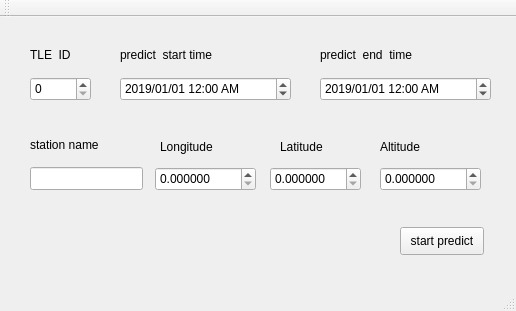
<?xml version="1.0" encoding="UTF-8"?>
<ui version="4.0">
 <class>MainWindow</class>
 <widget class="QMainWindow" name="MainWindow">
  <property name="geometry">
   <rect>
    <x>0</x>
    <y>0</y>
    <width>516</width>
    <height>311</height>
   </rect>
  </property>
  <property name="windowTitle">
   <string>MainWindow</string>
  </property>
  <widget class="QWidget" name="centralWidget">
   <widget class="QPushButton" name="pushButton">
    <property name="geometry">
     <rect>
      <x>400</x>
      <y>210</y>
      <width>84</width>
      <height>28</height>
     </rect>
    </property>
    <property name="text">
     <string>start predict</string>
    </property>
   </widget>
   <widget class="QSpinBox" name="spinBox_ID">
    <property name="geometry">
     <rect>
      <x>30</x>
      <y>60</y>
      <width>61</width>
      <height>24</height>
     </rect>
    </property>
    <property name="maximum">
     <number>999999</number>
    </property>
   </widget>
   <widget class="QLabel" name="label">
    <property name="geometry">
     <rect>
      <x>30</x>
      <y>30</y>
      <width>51</width>
      <height>16</height>
     </rect>
    </property>
    <property name="text">
     <string>TLE  ID</string>
    </property>
   </widget>
   <widget class="QDateTimeEdit" name="dateTimeEdit_start">
    <property name="geometry">
     <rect>
      <x>120</x>
      <y>60</y>
      <width>171</width>
      <height>24</height>
     </rect>
    </property>
    <property name="dateTime">
     <datetime>
      <hour>0</hour>
      <minute>0</minute>
      <second>0</second>
      <year>2019</year>
      <month>1</month>
      <day>1</day>
     </datetime>
    </property>
    <property name="displayFormat">
     <string>yyyy/MM/dd h:mm AP</string>
    </property>
   </widget>
   <widget class="QDateTimeEdit" name="dateTimeEdit_end">
    <property name="geometry">
     <rect>
      <x>320</x>
      <y>60</y>
      <width>171</width>
      <height>24</height>
     </rect>
    </property>
    <property name="dateTime">
     <datetime>
      <hour>0</hour>
      <minute>0</minute>
      <second>0</second>
      <year>2019</year>
      <month>1</month>
      <day>1</day>
     </datetime>
    </property>
    <property name="displayFormat">
     <string>yyyy/MM/dd h:mm AP</string>
    </property>
   </widget>
   <widget class="QLabel" name="label_2">
    <property name="geometry">
     <rect>
      <x>120</x>
      <y>30</y>
      <width>161</width>
      <height>16</height>
     </rect>
    </property>
    <property name="text">
     <string>predict  start time</string>
    </property>
   </widget>
   <widget class="QLabel" name="label_3">
    <property name="geometry">
     <rect>
      <x>320</x>
      <y>30</y>
      <width>161</width>
      <height>16</height>
     </rect>
    </property>
    <property name="text">
     <string>predict  end  time</string>
    </property>
   </widget>
   <widget class="QLineEdit" name="lineEdit">
    <property name="geometry">
     <rect>
      <x>30</x>
      <y>150</y>
      <width>113</width>
      <height>23</height>
     </rect>
    </property>
   </widget>
   <widget class="QLabel" name="label_4">
    <property name="geometry">
     <rect>
      <x>30</x>
      <y>120</y>
      <width>101</width>
      <height>16</height>
     </rect>
    </property>
    <property name="text">
     <string>station name</string>
    </property>
   </widget>
   <widget class="QDoubleSpinBox" name="doubleSpinBox">
    <property name="geometry">
     <rect>
      <x>155</x>
      <y>150</y>
      <width>101</width>
      <height>24</height>
     </rect>
    </property>
    <property name="decimals">
     <number>6</number>
    </property>
    <property name="maximum">
     <double>999999.000000000000000</double>
    </property>
   </widget>
   <widget class="QDoubleSpinBox" name="doubleSpinBox_2">
    <property name="geometry">
     <rect>
      <x>270</x>
      <y>150</y>
      <width>91</width>
      <height>24</height>
     </rect>
    </property>
    <property name="decimals">
     <number>6</number>
    </property>
    <property name="maximum">
     <double>999999.000000000000000</double>
    </property>
   </widget>
   <widget class="QDoubleSpinBox" name="doubleSpinBox_3">
    <property name="geometry">
     <rect>
      <x>380</x>
      <y>150</y>
      <width>101</width>
      <height>24</height>
     </rect>
    </property>
    <property name="decimals">
     <number>6</number>
    </property>
    <property name="maximum">
     <double>99999999.000000000000000</double>
    </property>
   </widget>
   <widget class="QLabel" name="label_5">
    <property name="geometry">
     <rect>
      <x>160</x>
      <y>120</y>
      <width>71</width>
      <height>20</height>
     </rect>
    </property>
    <property name="text">
     <string>Longitude</string>
    </property>
   </widget>
   <widget class="QLabel" name="label_6">
    <property name="geometry">
     <rect>
      <x>280</x>
      <y>120</y>
      <width>71</width>
      <height>20</height>
     </rect>
    </property>
    <property name="text">
     <string>Latitude</string>
    </property>
   </widget>
   <widget class="QLabel" name="label_7">
    <property name="geometry">
     <rect>
      <x>380</x>
      <y>120</y>
      <width>71</width>
      <height>20</height>
     </rect>
    </property>
    <property name="text">
     <string>Altitude</string>
    </property>
   </widget>
  </widget>
  <widget class="QMenuBar" name="menuBar">
   <property name="geometry">
    <rect>
     <x>0</x>
     <y>0</y>
     <width>516</width>
     <height>20</height>
    </rect>
   </property>
  </widget>
  <widget class="QToolBar" name="mainToolBar">
   <attribute name="toolBarArea">
    <enum>TopToolBarArea</enum>
   </attribute>
   <attribute name="toolBarBreak">
    <bool>false</bool>
   </attribute>
  </widget>
  <widget class="QStatusBar" name="statusBar"/>
 </widget>
 <layoutdefault spacing="6" margin="11"/>
 <resources/>
 <connections/>
</ui>
